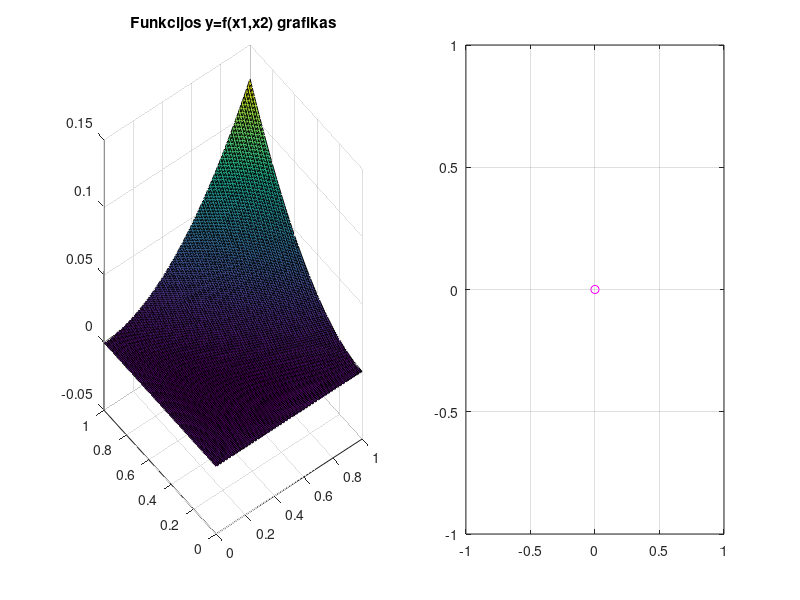

Recreate this plot in MATLAB.
function GradientDescent

f = @(x1, x2) (1 / 8) * ((x1 .^ 2) .* x2 + x1 .* (x2 .^ 2) - x1 .* x2);
% ieskome min(f(x1, x2))

gradf = @(X) [2 * X(1) * X(2) + X(2) .^ 2 - X(2), X(1) ^ 2 + 2 * X(1) * X(2) - X(1)];

% pradiniai artiniai
X_0 = [0, 0];
X_1 = [1, 1];
X_m = [4 / 10, 7 / 10];

% pasirenkamas pradinis artinys
X0 = X_0;

% Funkcijos grafiko y=f(x1,x2) braizymas
subplot(1, 2, 1);
[x1, x2] = meshgrid(0:0.01:1, 0:0.01:1);
y = f(x1, x2);
surf(x1, x2, y);
title(['Funkcijos y=f(x1,x2) grafikas']);

% pasirenkamas iteracijos parametras (kokio ilgio zingsnis atliekamas gradiento kryptimi)
% gamma reziai: (0;2/L), kur L - Lipsico konstanta.
% Testuosime 0 < gamma < 2
gamma = 0.33; % 

epsilon = 10 ^ (- 4); % tikslumas

k = 1; % iteraciju skaitliukas
kmax = 100; % maksimalus iteraciju skaitliukas

% Metodo realizavimas

disp(['x1       x2       f(x1,x2)  k (funkc. kviet. sk)']);

format long;

norma = Inf;

 
while norma >= epsilon
    grad = gradf(X0);
    X0 = X0 - gamma .* grad; % naujas artinys
    norma = norm(grad);
 
    fprintf('%f %f %f %d %d\n', X0, f(X0(1), X0(2)), k, k);
 
    subplot(1, 2, 2);
    title(['Artiniai (pradinis taškas: X1)']);
    plot(X0(1), X0(2), 'mo');
    hold on;
 
    if k == kmax
        format short;
        disp(['Pasiektas maksimalus iteraciju skaicius k=', num2str(kmax)]);
        break
    endif
    k = k + 1;
 
endwhile
grid on;
hold off;
